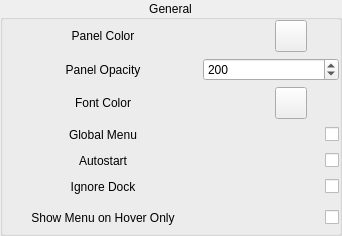
        <widget class="QGroupBox" name="groupBox_2">
         <property name="title">
          <string>General</string>
         </property>
         <property name="alignment">
          <set>Qt::AlignCenter</set>
         </property>
         <property name="flat">
          <bool>false</bool>
         </property>
         <layout class="QVBoxLayout" name="verticalLayout_4">
          <property name="leftMargin">
           <number>0</number>
          </property>
          <property name="topMargin">
           <number>0</number>
          </property>
          <property name="rightMargin">
           <number>0</number>
          </property>
          <property name="bottomMargin">
           <number>0</number>
          </property>
          <item>
           <widget class="QWidget" name="widget" native="true">
            <layout class="QHBoxLayout" name="horizontalLayout">
             <property name="spacing">
              <number>0</number>
             </property>
             <property name="leftMargin">
              <number>0</number>
             </property>
             <property name="topMargin">
              <number>0</number>
             </property>
             <property name="rightMargin">
              <number>0</number>
             </property>
             <property name="bottomMargin">
              <number>0</number>
             </property>
             <item>
              <widget class="QLabel" name="label">
               <property name="minimumSize">
                <size>
                 <width>200</width>
                 <height>0</height>
                </size>
               </property>
               <property name="maximumSize">
                <size>
                 <width>200</width>
                 <height>16777215</height>
                </size>
               </property>
               <property name="text">
                <string>Panel Color</string>
               </property>
               <property name="alignment">
                <set>Qt::AlignCenter</set>
               </property>
              </widget>
             </item>
             <item>
              <spacer name="horizontalSpacer_2">
               <property name="orientation">
                <enum>Qt::Horizontal</enum>
               </property>
               <property name="sizeHint" stdset="0">
                <size>
                 <width>40</width>
                 <height>20</height>
                </size>
               </property>
              </spacer>
             </item>
             <item>
              <widget class="QLabel" name="panelColorlabel">
               <property name="minimumSize">
                <size>
                 <width>32</width>
                 <height>32</height>
                </size>
               </property>
               <property name="maximumSize">
                <size>
                 <width>32</width>
                 <height>32</height>
                </size>
               </property>
               <property name="text">
                <string/>
               </property>
              </widget>
             </item>
             <item>
              <widget class="QToolButton" name="panelColorToolButton">
               <property name="minimumSize">
                <size>
                 <width>32</width>
                 <height>32</height>
                </size>
               </property>
               <property name="maximumSize">
                <size>
                 <width>32</width>
                 <height>32</height>
                </size>
               </property>
               <property name="toolTip">
                <string>Config</string>
               </property>
               <property name="text">
                <string/>
               </property>
               <property name="icon">
                <iconset theme=":/icons/config.svg">
                 <normaloff>.</normaloff>.</iconset>
               </property>
              </widget>
             </item>
             <item>
              <widget class="QLabel" name="label_5">
               <property name="minimumSize">
                <size>
                 <width>32</width>
                 <height>32</height>
                </size>
               </property>
               <property name="maximumSize">
                <size>
                 <width>32</width>
                 <height>32</height>
                </size>
               </property>
               <property name="text">
                <string/>
               </property>
              </widget>
             </item>
            </layout>
           </widget>
          </item>
          <item>
           <widget class="QWidget" name="widget_2" native="true">
            <layout class="QHBoxLayout" name="horizontalLayout_2">
             <property name="spacing">
              <number>0</number>
             </property>
             <property name="leftMargin">
              <number>0</number>
             </property>
             <property name="topMargin">
              <number>0</number>
             </property>
             <property name="rightMargin">
              <number>0</number>
             </property>
             <property name="bottomMargin">
              <number>0</number>
             </property>
             <item>
              <widget class="QLabel" name="label_2">
               <property name="minimumSize">
                <size>
                 <width>200</width>
                 <height>0</height>
                </size>
               </property>
               <property name="maximumSize">
                <size>
                 <width>200</width>
                 <height>16777215</height>
                </size>
               </property>
               <property name="text">
                <string>Panel Opacity</string>
               </property>
               <property name="alignment">
                <set>Qt::AlignCenter</set>
               </property>
              </widget>
             </item>
             <item>
              <widget class="QSpinBox" name="opacitySpinBox">
               <property name="maximum">
                <number>255</number>
               </property>
               <property name="value">
                <number>200</number>
               </property>
              </widget>
             </item>
            </layout>
           </widget>
          </item>
          <item>
           <widget class="QWidget" name="widget_3" native="true">
            <layout class="QHBoxLayout" name="horizontalLayout_3">
             <property name="spacing">
              <number>0</number>
             </property>
             <property name="leftMargin">
              <number>0</number>
             </property>
             <property name="topMargin">
              <number>0</number>
             </property>
             <property name="rightMargin">
              <number>0</number>
             </property>
             <property name="bottomMargin">
              <number>0</number>
             </property>
             <item>
              <widget class="QLabel" name="label_4">
               <property name="minimumSize">
                <size>
                 <width>200</width>
                 <height>0</height>
                </size>
               </property>
               <property name="maximumSize">
                <size>
                 <width>200</width>
                 <height>16777215</height>
                </size>
               </property>
               <property name="text">
                <string>Font Color</string>
               </property>
               <property name="alignment">
                <set>Qt::AlignCenter</set>
               </property>
              </widget>
             </item>
             <item>
              <spacer name="horizontalSpacer">
               <property name="orientation">
                <enum>Qt::Horizontal</enum>
               </property>
               <property name="sizeHint" stdset="0">
                <size>
                 <width>40</width>
                 <height>20</height>
                </size>
               </property>
              </spacer>
             </item>
             <item>
              <widget class="QLabel" name="fontColorLabel">
               <property name="minimumSize">
                <size>
                 <width>32</width>
                 <height>32</height>
                </size>
               </property>
               <property name="maximumSize">
                <size>
                 <width>32</width>
                 <height>32</height>
                </size>
               </property>
               <property name="styleSheet">
                <string notr="true"/>
               </property>
               <property name="text">
                <string/>
               </property>
              </widget>
             </item>
             <item>
              <widget class="QToolButton" name="fontColorToolButton">
               <property name="minimumSize">
                <size>
                 <width>32</width>
                 <height>32</height>
                </size>
               </property>
               <property name="maximumSize">
                <size>
                 <width>32</width>
                 <height>32</height>
                </size>
               </property>
               <property name="toolTip">
                <string>Config</string>
               </property>
               <property name="text">
                <string/>
               </property>
               <property name="icon">
                <iconset theme=":/icons/config.svg">
                 <normaloff>.</normaloff>.</iconset>
               </property>
              </widget>
             </item>
             <item>
              <widget class="QLabel" name="label_6">
               <property name="minimumSize">
                <size>
                 <width>32</width>
                 <height>32</height>
                </size>
               </property>
               <property name="maximumSize">
                <size>
                 <width>32</width>
                 <height>32</height>
                </size>
               </property>
               <property name="text">
                <string/>
               </property>
              </widget>
             </item>
            </layout>
           </widget>
          </item>
          <item>
           <widget class="QWidget" name="widget_14" native="true">
            <layout class="QHBoxLayout" name="horizontalLayout_15">
             <property name="spacing">
              <number>0</number>
             </property>
             <property name="leftMargin">
              <number>0</number>
             </property>
             <property name="topMargin">
              <number>0</number>
             </property>
             <property name="rightMargin">
              <number>0</number>
             </property>
             <property name="bottomMargin">
              <number>0</number>
             </property>
             <item>
              <widget class="QLabel" name="label_24">
               <property name="minimumSize">
                <size>
                 <width>200</width>
                 <height>0</height>
                </size>
               </property>
               <property name="maximumSize">
                <size>
                 <width>200</width>
                 <height>16777215</height>
                </size>
               </property>
               <property name="text">
                <string>Global Menu</string>
               </property>
               <property name="alignment">
                <set>Qt::AlignCenter</set>
               </property>
              </widget>
             </item>
             <item>
              <spacer name="horizontalSpacer_13">
               <property name="orientation">
                <enum>Qt::Horizontal</enum>
               </property>
               <property name="sizeHint" stdset="0">
                <size>
                 <width>40</width>
                 <height>20</height>
                </size>
               </property>
              </spacer>
             </item>
             <item>
              <widget class="QCheckBox" name="globalMenuCheckBox">
               <property name="text">
                <string/>
               </property>
              </widget>
             </item>
            </layout>
           </widget>
          </item>
          <item>
           <widget class="QWidget" name="widget_15" native="true">
            <layout class="QHBoxLayout" name="horizontalLayout_16">
             <property name="spacing">
              <number>0</number>
             </property>
             <property name="leftMargin">
              <number>0</number>
             </property>
             <property name="topMargin">
              <number>0</number>
             </property>
             <property name="rightMargin">
              <number>0</number>
             </property>
             <property name="bottomMargin">
              <number>0</number>
             </property>
             <item>
              <widget class="QLabel" name="label_25">
               <property name="minimumSize">
                <size>
                 <width>200</width>
                 <height>0</height>
                </size>
               </property>
               <property name="maximumSize">
                <size>
                 <width>200</width>
                 <height>16777215</height>
                </size>
               </property>
               <property name="text">
                <string>Autostart</string>
               </property>
               <property name="alignment">
                <set>Qt::AlignCenter</set>
               </property>
              </widget>
             </item>
             <item>
              <spacer name="horizontalSpacer_14">
               <property name="orientation">
                <enum>Qt::Horizontal</enum>
               </property>
               <property name="sizeHint" stdset="0">
                <size>
                 <width>40</width>
                 <height>20</height>
                </size>
               </property>
              </spacer>
             </item>
             <item>
              <widget class="QCheckBox" name="autostartCheckBox">
               <property name="text">
                <string/>
               </property>
              </widget>
             </item>
            </layout>
           </widget>
          </item>
          <item>
           <widget class="QWidget" name="widget_12" native="true">
            <property name="toolTip">
             <string>Ignore the dde-dock window. 
It is used to solve the desktop icon occlusion problem.
Only works when dde-dock is not running.

If anything strange happens, please uncheck this, and restart the dde-dock.</string>
            </property>
            <property name="statusTip">
             <string>Ignore the dde-dock window.  It is used to solve the desktop icon occlusion problem. Only works when dde-dock is not Ignore the dde-dock window.  It is used to solve the desktop icon occlusion problem. Only works when dde-dock is not running.  If anything strange happens, please uncheck this, and restart the dde-dock..</string>
            </property>
            <property name="whatsThis">
             <string>Ignore the dde-dock window. 
It is used to solve the desktop icon occlusion problem.
Only works when dde-dock is not running.

If anything strange happens, please uncheck this, and restart the dde-dock.</string>
            </property>
            <layout class="QHBoxLayout" name="horizontalLayout_13">
             <property name="spacing">
              <number>0</number>
             </property>
             <property name="leftMargin">
              <number>0</number>
             </property>
             <property name="topMargin">
              <number>0</number>
             </property>
             <property name="rightMargin">
              <number>0</number>
             </property>
             <property name="bottomMargin">
              <number>0</number>
             </property>
             <item>
              <widget class="QLabel" name="label_22">
               <property name="minimumSize">
                <size>
                 <width>200</width>
                 <height>0</height>
                </size>
               </property>
               <property name="maximumSize">
                <size>
                 <width>200</width>
                 <height>16777215</height>
                </size>
               </property>
               <property name="text">
                <string>Ignore Dock</string>
               </property>
               <property name="alignment">
                <set>Qt::AlignCenter</set>
               </property>
              </widget>
             </item>
             <item>
              <spacer name="horizontalSpacer_11">
               <property name="orientation">
                <enum>Qt::Horizontal</enum>
               </property>
               <property name="sizeHint" stdset="0">
                <size>
                 <width>40</width>
                 <height>20</height>
                </size>
               </property>
              </spacer>
             </item>
             <item>
              <widget class="QCheckBox" name="ignoreDockCheckBox">
               <property name="text">
                <string/>
               </property>
              </widget>
             </item>
            </layout>
           </widget>
          </item>
          <item>
           <widget class="QWidget" name="widget_8" native="true">
            <layout class="QHBoxLayout" name="horizontalLayout_9">
             <property name="spacing">
              <number>0</number>
             </property>
             <property name="leftMargin">
              <number>0</number>
             </property>
             <property name="topMargin">
              <number>5</number>
             </property>
             <property name="rightMargin">
              <number>0</number>
             </property>
             <property name="bottomMargin">
              <number>5</number>
             </property>
             <item>
              <widget class="QLabel" name="label_15">
               <property name="minimumSize">
                <size>
                 <width>200</width>
                 <height>0</height>
                </size>
               </property>
               <property name="maximumSize">
                <size>
                 <width>200</width>
                 <height>16777215</height>
                </size>
               </property>
               <property name="text">
                <string>Show Menu on Hover Only</string>
               </property>
               <property name="alignment">
                <set>Qt::AlignCenter</set>
               </property>
              </widget>
             </item>
             <item>
              <spacer name="horizontalSpacer_7">
               <property name="orientation">
                <enum>Qt::Horizontal</enum>
               </property>
               <property name="sizeHint" stdset="0">
                <size>
                 <width>40</width>
                 <height>20</height>
                </size>
               </property>
              </spacer>
             </item>
             <item>
              <widget class="QCheckBox" name="menuOnHoverCheckBox">
               <property name="text">
                <string/>
               </property>
              </widget>
             </item>
            </layout>
           </widget>
          </item>
         </layout>
        </widget>
